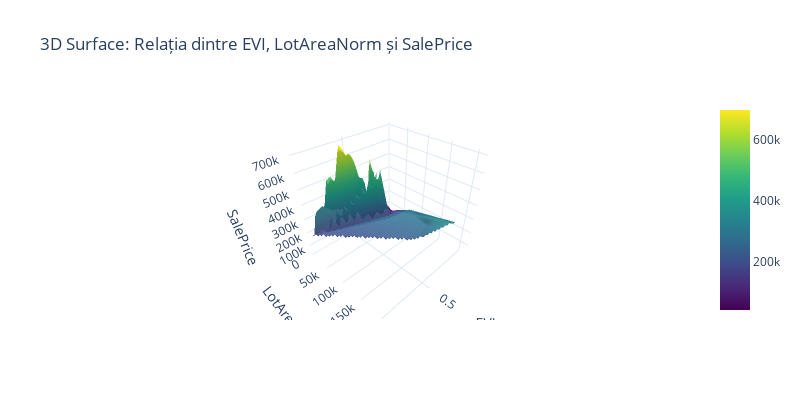

Notebook code for this chart:
### Code cell
import plotly.graph_objects as go

x_col = "EVI"
y_col = "LotArea"
z_col = "SalePrice"

x = np.linspace(df[x_col].min(), df[x_col].max(), 50)
y = np.linspace(df[y_col].min(), df[y_col].max(), 50)
x_grid, y_grid = np.meshgrid(x, y)

from scipy.interpolate import griddata
z_grid = griddata( (df[x_col], df[y_col]), df[z_col], (x_grid, y_grid), method='linear' )

fig = go.Figure(data=[go.Surface(x=x_grid, y=y_grid, z=z_grid, colorscale='Viridis', opacity=0.9)])

fig.update_layout(
    title="3D Surface: Relația dintre EVI, LotAreaNorm și SalePrice",
    scene=dict(
        xaxis_title="EVI",
        yaxis_title="LotAreaNorm",
        zaxis_title="SalePrice",
    ),
    template="plotly_white",
    width=800, height=400
)
fig.show()

### Figure 1 — Plotly figure (JSON) as saved in the notebook; plotly's stock layout.template omitted (floating-point values rounded to 4 significant figures; data arrays with more than 128 entries replaced by an {"elided": "..."} marker saying what was removed)
{"data": [{"colorscale": [[0, "#440154"], [0.1111, "#482878"], [0.2222, "#3e4989"], [0.3333, "#31688e"], [0.4444, "#26828e"], [0.5556, "#1f9e89"], [0.6667, "#35b779"], [0.7778, "#6ece58"], [0.8889, "#b5de2b"], [1, "#fde725"]], "opacity": 0.9, "type": "surface", "x": {"elided": "50x50 float values"}, "y": {"elided": "50x50 float values"}, "z": {"elided": "50x50 float values"}}], "layout": {"height": 400, "scene": {"xaxis": {"title": {"text": "EVI"}}, "yaxis": {"title": {"text": "LotAreaNorm"}}, "zaxis": {"title": {"text": "SalePrice"}}}, "title": {"text": "3D Surface: Relația dintre EVI, LotAreaNorm și SalePrice"}, "width": 800}}
